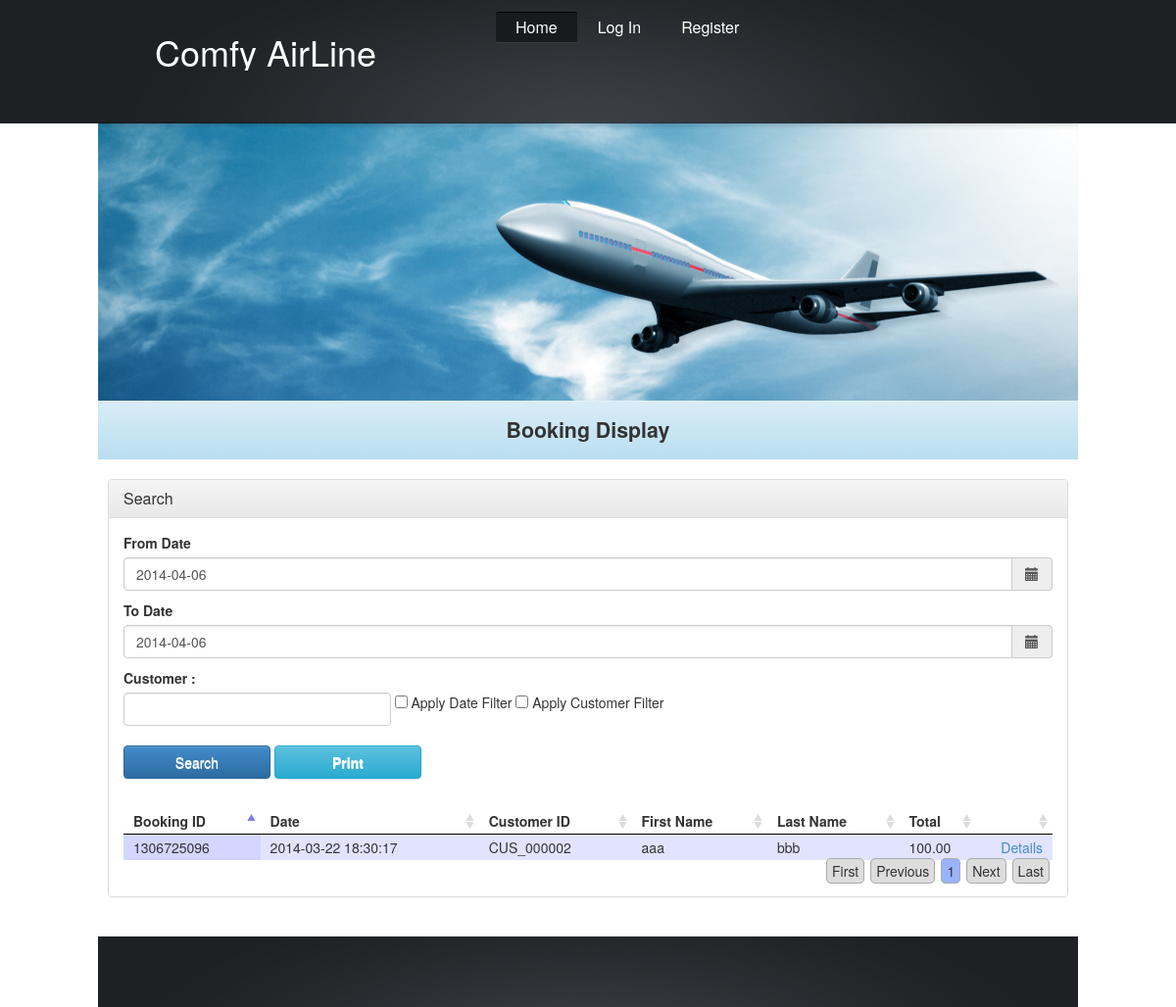
The app's page /booking-display.php with its own data.
### tables this page shows
CREATE TABLE IF NOT EXISTS `bookings` (
  `booking_id` varchar(15) NOT NULL,
  `bookingdate` datetime NOT NULL,
  `customer_id` varchar(15) NOT NULL,
  `total` decimal(10,2) NOT NULL,
  `status` int(1) DEFAULT NULL,
  PRIMARY KEY (`booking_id`)
);

CREATE TABLE IF NOT EXISTS `customers` (
  `customer_id` varchar(15) NOT NULL,
  `firstname` varchar(30) NOT NULL,
  `lastname` varchar(30) NOT NULL,
  `gender` char(1) NOT NULL,
  `DOB` datetime NOT NULL,
  `nrc_no` varchar(30) NOT NULL,
  `phone_no` varchar(30) NOT NULL,
  `street` varchar(255) NOT NULL,
  `city` varchar(255) NOT NULL,
  `country` varchar(255) NOT NULL,
  `post_code` varchar(10) NOT NULL,
  PRIMARY KEY (`customer_id`)
);

### includes/bookingHelper.php (called while the page is built, shortened)
<?php
class bookingHelper{
    public static function getBooking($fromDate=null,$toDate=null,$customer=null){
        $filter='';
        $sql = "SELECT bookings.*,customers.* " .
                "FROM bookings " .
                "INNER JOIN customers " .
                "ON bookings.customer_id=customers.customer_id " .
                $filter .
                "ORDER BY bookings.bookingdate DESC";
        $result = mysql_query($sql) or die(mysql_error());
        $output=array();
        while ($row = mysql_fetch_array($result)){
            $output[]=array(
                'booking_id'=>$row['booking_id'],
                'bookingdate'=>$row['bookingdate'],
                'customer_id'=>$row['customer_id'],
                'firstname'=>$row['firstname'],
                'lastname'=>$row['lastname'],
                'total'=>$row['total'],
            );
        }
        return $output;
    }
}
?>

### booking-display.php (the view, shortened to what this page needs)
<?php include('includes/header.php'); ?>
<?php require_once ('includes/bookingHelper.php'); ?>
<link href="css/jquery.dataTables.css" rel="stylesheet" type="text/css" />
<?php
$customer = null;
$fromDate = null;
$toDate = null;
if (isset($_POST['submitted'])) {
    if (isset($_POST['chkCustomerFilter'])) {
        if (isset($_POST['customer'])) {
            $customer = $_POST['customer'];
        }
    }
    if (isset($_POST['chkDateFilter'])) {
        $fromDate = $_POST['fromDate'];
        $toDate = $_POST['toDate'];
    }
    $bookingData = bookingHelper::getBooking($fromDate, $toDate, $customer);
} else {
    $bookingData = bookingHelper::getBooking();
}
?>
<div class="panel panel-default my-search-panel">
    <div class="panel-heading">
        <h3 class="panel-title">Search</h3>
    </div>
    <div class="panel-body">
        <form class="form-inline" id="search" name="search" action="booking-display.php" method="post" role="form" >
            <div class="form-group">
                <label class="" for="">From Date</label>
                <div class='input-group date' id='datetimepicker1'>
                    <input type='text' id="fromDate" name="fromDate" class="form-control" data-format="YYYY-MM-DD" value="<?php echo (isset($fromDate)) ? $fromDate : date('Y-m-d', time()); ?>"/>
                    <span class="input-group-addon"><span class="glyphicon glyphicon-calendar"></span>
                    </span>
                </div>
            </div>
            <div class="form-group">
                <label class="" for="">To Date</label>
                <div class='input-group date' id='datetimepicker1'>
                    <input type='text' id="toDate" name="toDate" class="form-control" data-format="YYYY-MM-DD" value="<?php echo (isset($toDate)) ? $toDate : date('Y-m-d', time()); ?>"/>
                    <span class="input-group-addon"><span class="glyphicon glyphicon-calendar"></span>
                    </span>
                </div>
            </div>
            <div class="form-group">
                <label class="" for="exampleInputEmail2">Customer :</label>
                <input type="text" id="customer" name="customer" class="form-control" value="<?php echo (isset($_POST['chkCustomerFilter']) && isset($_POST['customer'])) ? $_POST['customer'] : "" ?>" maxlength="30"/>
            </div>
            <div class="checkbox">
                <label>
                    <input type="checkbox" id="chkDateFilter" name="chkDateFilter" <?php echo (isset($_POST['chkDateFilter'])) ? "checked" : "" ?>> Apply Date Filter
                </label>
                <label>
                    <input type="checkbox" id="chkCustomerFilter" name="chkCustomerFilter" <?php echo (isset($_POST['chkCustomerFilter'])) ? "checked" : "" ?>> Apply Customer Filter
                </label>
            </div>
            <div class="form-group btn-row">
                <button type="submit" name="submitted" class="btn btn-default btn-primary my-btn">Search</button>
                <?php
                $link = "print_bookingDisplay.php";
                ?>
                <a href="<?php echo $link; ?>" target="_blank" class="btn btn-default btn-info my-btn">Print</a>
            </div>
        </form>
        <br/>
        <table id="booking-table">
            <thead>
            <th>Booking ID</th>
            <th>Date</th>
            <th>Customer ID</th>
            <th>First Name</th>
            <th>Last Name</th>
            <th>Total</th>
            <th></th>
            </thead>
            <tbody>
                <?php foreach ($bookingData as $row) { ?>
                    <tr>
                        <td><?php echo $row['booking_id']; ?></td>
                        <td><?php echo $row['bookingdate']; ?></td>
                        <td><?php echo $row['customer_id']; ?></td>
                        <td><?php echo $row['firstname']; ?></td>
                        <td><?php echo $row['lastname']; ?></td>
                        <td><?php echo $row['total']; ?></td>
                        <td class="action-column"><a href="booking-detail-display.php?booking_id=<?php echo $row['booking_id']; ?>">Details</a></td>
                    </tr>
                <?php } ?>
            </tbody>
        </table>
    </div>
</div>
<?php include('includes/footer.php'); ?>

### css/style.css (style rules this page uses)
body { background:#fff; border:0; font:14px Arial, Helvetica, sans-serif; color:#3c4046; line-height:20px; min-width:1000px; }
a { color:#1e749a; text-decoration:underline; outline:none; }
a { outline:none; }

### css/custom-style.css (style rules this page uses)
a.btn, a.btn:link, a.btn:visited { color: #FFFFFF; font-weight:bold; }
table .action-column { text-align:right; }

### booking-display.php (style rules this page uses)
.my-btn { width:150px; }
.form-inline .form-group { margin-bottom:10px; }
.btn-row { clear: both; margin-top: 10px; width: 100%; }

### records on screen
bookings: booking_id "1306725096", bookingdate "2014-03-22 18:30:17", customer.customer_id "CUS_000002", customer.firstname "aaa", customer.lastname "bbb", total "100.00"

### other values on screen
$pageTitle "Booking Display"
